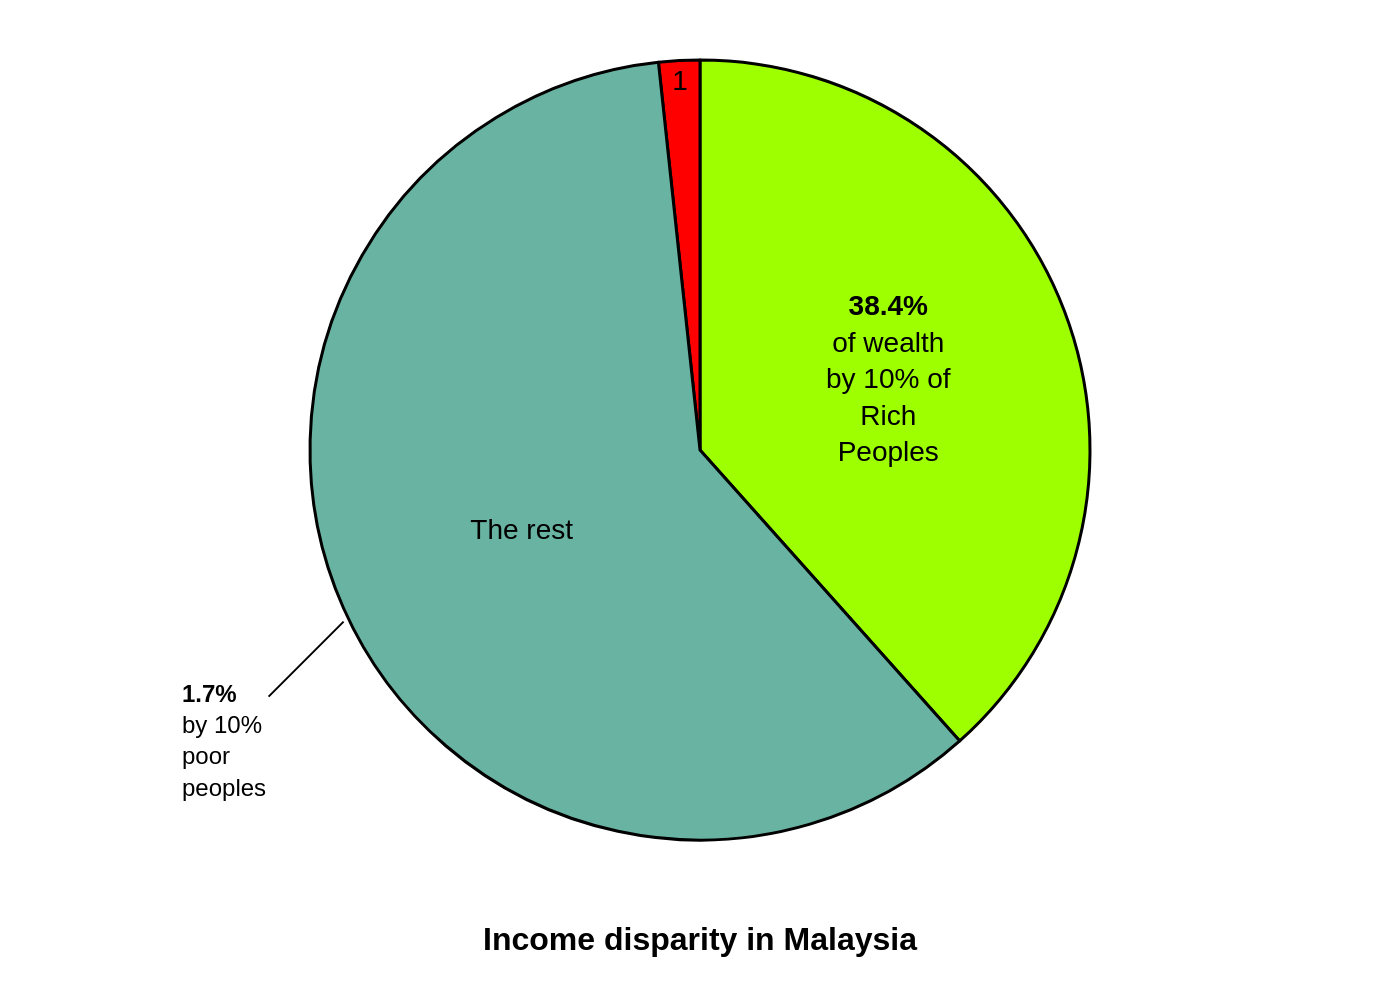

Recreate this plot in Python.
import sys
import json
import plotly.graph_objects as go
from pathlib import Path

# Ensure a command-line argument is provided
if len(sys.argv) != 2:
    print(f"Usage: python {Path(__file__).name} <json_file_path>")
    sys.exit(1)

json_file_path = sys.argv[1]

# Read and parse the JSON file
try:
    with open(json_file_path, 'r', encoding='utf-8') as f:
        chart_details = json.load(f)
except FileNotFoundError:
    print(f"Error: File not found at {json_file_path}", file=sys.stderr)
    sys.exit(1)
except json.JSONDecodeError:
    print(f"Error: Invalid JSON format in {json_file_path}", file=sys.stderr)
    sys.exit(1)

# Extract data and text from the JSON structure
chart_data = chart_details.get('chart_data', [])
texts = chart_details.get('texts', {})
colors = chart_details.get('colors', [])

# Prepare data for the pie chart trace
labels = [item.get('label', '') for item in chart_data]
values = [item.get('value', 0) for item in chart_data]

# Create the pie chart trace
pie_trace = go.Pie(
    labels=labels,
    values=values,
    marker=dict(colors=colors, line=dict(color='#000000', width=1.5)),
    textposition='inside',
    textinfo='label',
    insidetextfont=dict(family='Arial', size=14, color='black'),
    hoverinfo='label+percent',
    sort=False  # This is crucial to preserve the original data order
)

# Create the figure object
fig = go.Figure(data=[pie_trace])

# Apply layout settings from the JSON
fig.update_layout(
    title_text=texts.get('title'),
    title_x=0.5,
    title_y=0.05,
    title_font=dict(family='Arial', size=16, color='black', weight='bold'),
    font=dict(family="Arial", size=12, color="black"),
    showlegend=False,
    annotations=texts.get('annotations'),
    margin=dict(l=20, r=20, t=30, b=80)
)

# Generate the output filename and save the image
output_filename_base = Path(json_file_path).stem
output_png_path = f"{output_filename_base}.png"

try:
    fig.write_image(output_png_path, scale=2)
except Exception as e:
    print(f"Error writing image file: {e}", file=sys.stderr)
    sys.exit(1)
